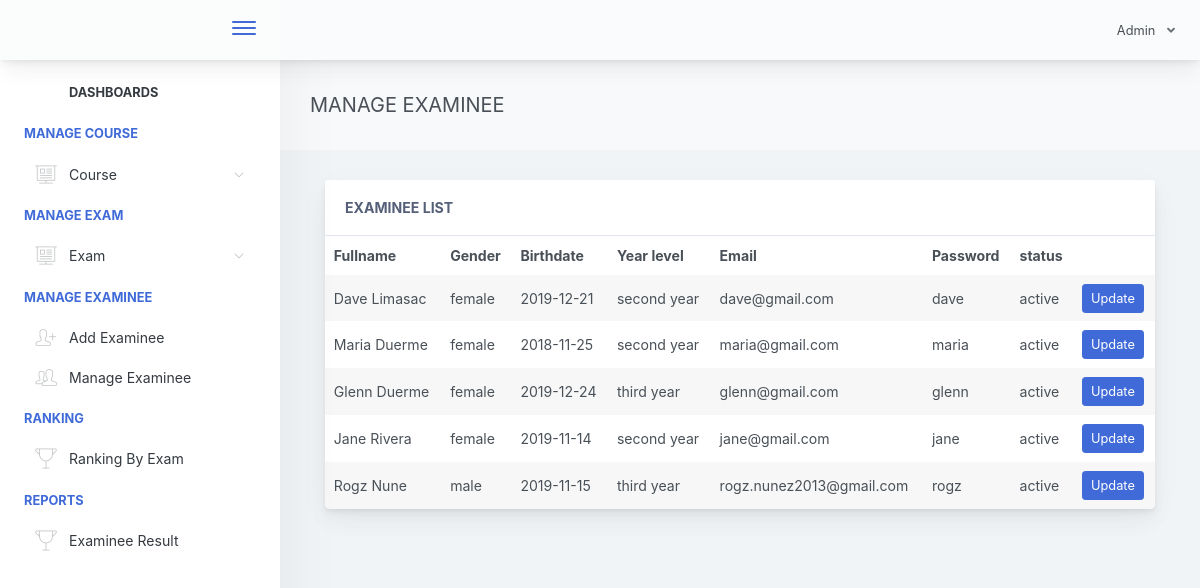
/adminpanel/admin/home.php?page=manage-examinee (signed in), run on the app's committed database.
### tables this page shows
CREATE TABLE `examinee_tbl` (
  `exmne_id` int(11) NOT NULL,
  `exmne_fullname` varchar(1000) NOT NULL,
  `exmne_course` varchar(1000) NOT NULL,
  `exmne_gender` varchar(1000) NOT NULL,
  `exmne_birthdate` varchar(1000) NOT NULL,
  `exmne_year_level` varchar(1000) NOT NULL,
  `exmne_email` varchar(1000) NOT NULL,
  `exmne_password` varchar(1000) NOT NULL,
  `exmne_status` varchar(1000) NOT NULL DEFAULT 'active'
);

### adminpanel/admin/pages/manage-examinee.php (the view, shortened to what this page needs)
<link rel="stylesheet" type="text/css" href="css/mycss.css">
<div class="app-main__outer">
        <div class="app-main__inner">
            <div class="app-page-title">
                <div class="page-title-wrapper">
                    <div class="page-title-heading">
                        <div>MANAGE EXAMINEE</div>
                    </div>
                </div>
            </div>
            <div class="col-md-12">
                <div class="main-card mb-3 card">
                    <div class="card-header">Examinee List
                    </div>
                    <div class="table-responsive">
                        <table class="align-middle mb-0 table table-borderless table-striped table-hover" id="tableList">
                            <thead>
                            <tr>
                                <th>Fullname</th>
                                <th>Gender</th>
                                <th>Birthdate</th>
                                <th>Year level</th>
                                <th>Email</th>
                                <th>Password</th>
                                <th>status</th>
                                <th></th>
                            </tr>
                            </thead>
                            <tbody>
                              <?php
                                $selExmne = $conn->query("SELECT * FROM examinee_tbl ORDER BY exmne_id DESC ");
                                if($selExmne->rowCount() > 0)
                                {
                                    while ($selExmneRow = $selExmne->fetch(PDO::FETCH_ASSOC)) { ?>
                                        <tr>
                                           <td><?php echo $selExmneRow['exmne_fullname']; ?></td>
                                           <td><?php echo $selExmneRow['exmne_gender']; ?></td>
                                           <td><?php echo $selExmneRow['exmne_birthdate']; ?></td>
                                           <td><?php echo $selExmneRow['exmne_year_level']; ?></td>
                                           <td><?php echo $selExmneRow['exmne_email']; ?></td>
                                           <td><?php echo $selExmneRow['exmne_password']; ?></td>
                                           <td><?php echo $selExmneRow['exmne_status']; ?></td>
                                           <td>
                                               <a rel="facebox" href="facebox_modal/updateExaminee.php?id=<?php echo $selExmneRow['exmne_id']; ?>" class="btn btn-sm btn-primary">Update</a>
                                           </td>
                                        </tr>
                                    <?php }
                                }
                               ?>
                            </tbody>
                        </table>
                    </div>
                </div>
            </div>
</div>

### data on the page
examinee_tbl: exmne_fullname "Dave Limasac", exmne_gender "female", exmne_birthdate "2019-12-21", exmne_year_level "second year", exmne_email "dave@gmail.com", exmne_password "dave", exmne_status "active"
examinee_tbl: exmne_fullname "Maria Duerme", exmne_gender "female", exmne_birthdate "2018-11-25", exmne_year_level "second year", exmne_email "maria@gmail.com", exmne_password "maria", exmne_status "active"
examinee_tbl: exmne_fullname "Glenn Duerme", exmne_gender "female", exmne_birthdate "2019-12-24", exmne_year_level "third year", exmne_email "glenn@gmail.com", exmne_password "glenn", exmne_status "active"
examinee_tbl: exmne_fullname "Jane Rivera", exmne_gender "female", exmne_birthdate "2019-11-14", exmne_year_level "second year", exmne_email "jane@gmail.com", exmne_password "jane", exmne_status "active"
examinee_tbl: exmne_fullname "Rogz Nune", exmne_gender "male", exmne_birthdate "2019-11-15", exmne_year_level "third year", exmne_email "rogz.nunez2013@gmail.com", exmne_password "rogz", exmne_status "active"
